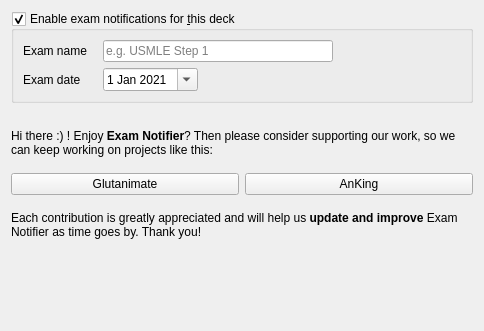
<?xml version="1.0" encoding="UTF-8"?>
<ui version="4.0">
 <class>Form</class>
 <widget class="QWidget" name="Form">
  <property name="geometry">
   <rect>
    <x>0</x>
    <y>0</y>
    <width>484</width>
    <height>331</height>
   </rect>
  </property>
  <property name="windowTitle">
   <string>Exams</string>
  </property>
  <layout class="QVBoxLayout" name="verticalLayout">
   <item>
    <widget class="QGroupBox" name="exam_group_box">
     <property name="title">
      <string>Enable exam notifications for &amp;this deck</string>
     </property>
     <property name="checkable">
      <bool>true</bool>
     </property>
     <layout class="QVBoxLayout" name="verticalLayout_2">
      <item>
       <layout class="QGridLayout" name="gridLayout">
        <item row="0" column="4">
         <spacer name="horizontalSpacer_2">
          <property name="orientation">
           <enum>Qt::Horizontal</enum>
          </property>
          <property name="sizeType">
           <enum>QSizePolicy::Expanding</enum>
          </property>
          <property name="sizeHint" stdset="0">
           <size>
            <width>40</width>
            <height>20</height>
           </size>
          </property>
         </spacer>
        </item>
        <item row="0" column="0">
         <widget class="QLabel" name="label">
          <property name="text">
           <string>Exam name</string>
          </property>
         </widget>
        </item>
        <item row="0" column="2" colspan="2">
         <widget class="QLineEdit" name="exam_name">
          <property name="placeholderText">
           <string>e.g. USMLE Step 1</string>
          </property>
         </widget>
        </item>
        <item row="1" column="0">
         <widget class="QLabel" name="label_2">
          <property name="text">
           <string>Exam date</string>
          </property>
         </widget>
        </item>
        <item row="1" column="2">
         <widget class="QDateEdit" name="exam_date">
          <property name="calendarPopup">
           <bool>true</bool>
          </property>
          <property name="date">
           <date>
            <year>2021</year>
            <month>1</month>
            <day>1</day>
           </date>
          </property>
         </widget>
        </item>
        <item row="0" column="1">
         <spacer name="horizontalSpacer_3">
          <property name="orientation">
           <enum>Qt::Horizontal</enum>
          </property>
          <property name="sizeType">
           <enum>QSizePolicy::Fixed</enum>
          </property>
          <property name="sizeHint" stdset="0">
           <size>
            <width>10</width>
            <height>20</height>
           </size>
          </property>
         </spacer>
        </item>
        <item row="1" column="3">
         <spacer name="horizontalSpacer">
          <property name="orientation">
           <enum>Qt::Horizontal</enum>
          </property>
          <property name="sizeHint" stdset="0">
           <size>
            <width>40</width>
            <height>20</height>
           </size>
          </property>
         </spacer>
        </item>
       </layout>
      </item>
     </layout>
    </widget>
   </item>
   <item>
    <spacer name="verticalSpacer_2">
     <property name="orientation">
      <enum>Qt::Vertical</enum>
     </property>
     <property name="sizeType">
      <enum>QSizePolicy::Fixed</enum>
     </property>
     <property name="sizeHint" stdset="0">
      <size>
       <width>20</width>
       <height>20</height>
      </size>
     </property>
    </spacer>
   </item>
   <item>
    <widget class="QLabel" name="label_3">
     <property name="text">
      <string>Hi there :) ! Enjoy &lt;b&gt;Exam Notifier&lt;/b&gt;? Then please consider supporting our work, so we can keep working on projects like this:</string>
     </property>
     <property name="wordWrap">
      <bool>true</bool>
     </property>
    </widget>
   </item>
   <item>
    <spacer name="verticalSpacer_4">
     <property name="orientation">
      <enum>Qt::Vertical</enum>
     </property>
     <property name="sizeType">
      <enum>QSizePolicy::Fixed</enum>
     </property>
     <property name="sizeHint" stdset="0">
      <size>
       <width>20</width>
       <height>10</height>
      </size>
     </property>
    </spacer>
   </item>
   <item>
    <layout class="QHBoxLayout" name="horizontalLayout_2">
     <item>
      <widget class="QPushButton" name="btnGlutanimate">
       <property name="sizePolicy">
        <sizepolicy hsizetype="Expanding" vsizetype="Minimum">
         <horstretch>0</horstretch>
         <verstretch>0</verstretch>
        </sizepolicy>
       </property>
       <property name="toolTip">
        <string>Become a Patron and receive 
exclusive add-ons &amp;&amp; other goodies!</string>
       </property>
       <property name="text">
        <string>Glutanimate</string>
       </property>
       <property name="icon">
        <iconset resource="../resources/icons.qrc">
         <normaloff>:/exam-notifier/icons/patreon.svg</normaloff>:/exam-notifier/icons/patreon.svg</iconset>
       </property>
       <property name="iconSize">
        <size>
         <width>32</width>
         <height>32</height>
        </size>
       </property>
      </widget>
     </item>
     <item>
      <widget class="QPushButton" name="btnAnKing">
       <property name="sizePolicy">
        <sizepolicy hsizetype="Expanding" vsizetype="Minimum">
         <horstretch>0</horstretch>
         <verstretch>0</verstretch>
        </sizepolicy>
       </property>
       <property name="toolTip">
        <string>Become a Patron and receive 
exclusive content by the AnKing team!</string>
       </property>
       <property name="text">
        <string>AnKing</string>
       </property>
       <property name="icon">
        <iconset resource="../resources/icons.qrc">
         <normaloff>:/exam-notifier/icons/patreon.svg</normaloff>:/exam-notifier/icons/patreon.svg</iconset>
       </property>
       <property name="iconSize">
        <size>
         <width>32</width>
         <height>32</height>
        </size>
       </property>
      </widget>
     </item>
    </layout>
   </item>
   <item>
    <spacer name="verticalSpacer_3">
     <property name="orientation">
      <enum>Qt::Vertical</enum>
     </property>
     <property name="sizeType">
      <enum>QSizePolicy::Fixed</enum>
     </property>
     <property name="sizeHint" stdset="0">
      <size>
       <width>20</width>
       <height>10</height>
      </size>
     </property>
    </spacer>
   </item>
   <item>
    <widget class="QLabel" name="label_4">
     <property name="text">
      <string>Each contribution is greatly appreciated and will help us &lt;b&gt;update and improve&lt;/b&gt; Exam Notifier as time goes by. Thank you!</string>
     </property>
     <property name="wordWrap">
      <bool>true</bool>
     </property>
    </widget>
   </item>
   <item>
    <spacer name="verticalSpacer">
     <property name="orientation">
      <enum>Qt::Vertical</enum>
     </property>
     <property name="sizeHint" stdset="0">
      <size>
       <width>20</width>
       <height>40</height>
      </size>
     </property>
    </spacer>
   </item>
  </layout>
 </widget>
 <resources>
  <include location="../resources/icons.qrc"/>
  <include location="../resources/icons.qrc"/>
 </resources>
 <connections/>
</ui>
